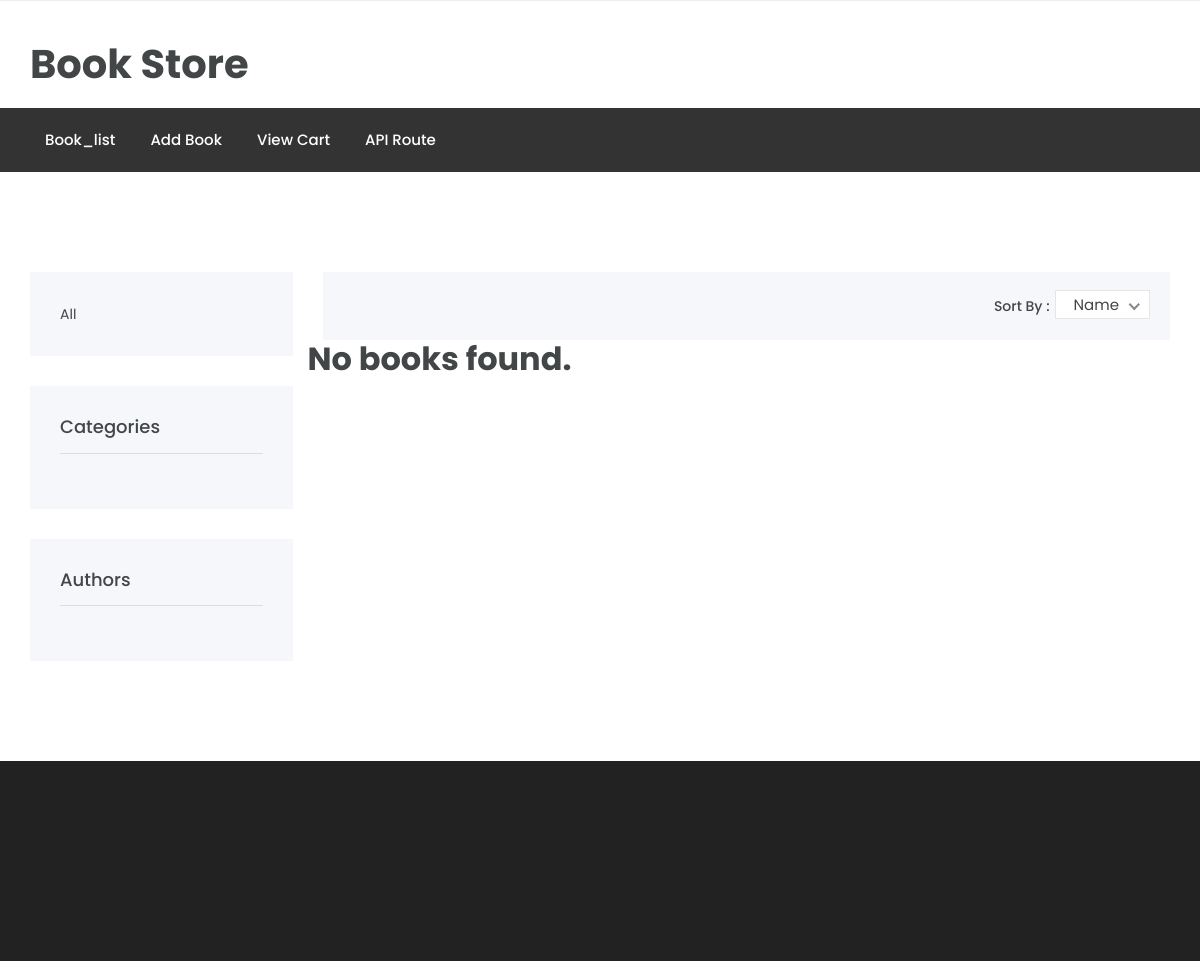
/?category=1, run on an earlier commit of the app's database.
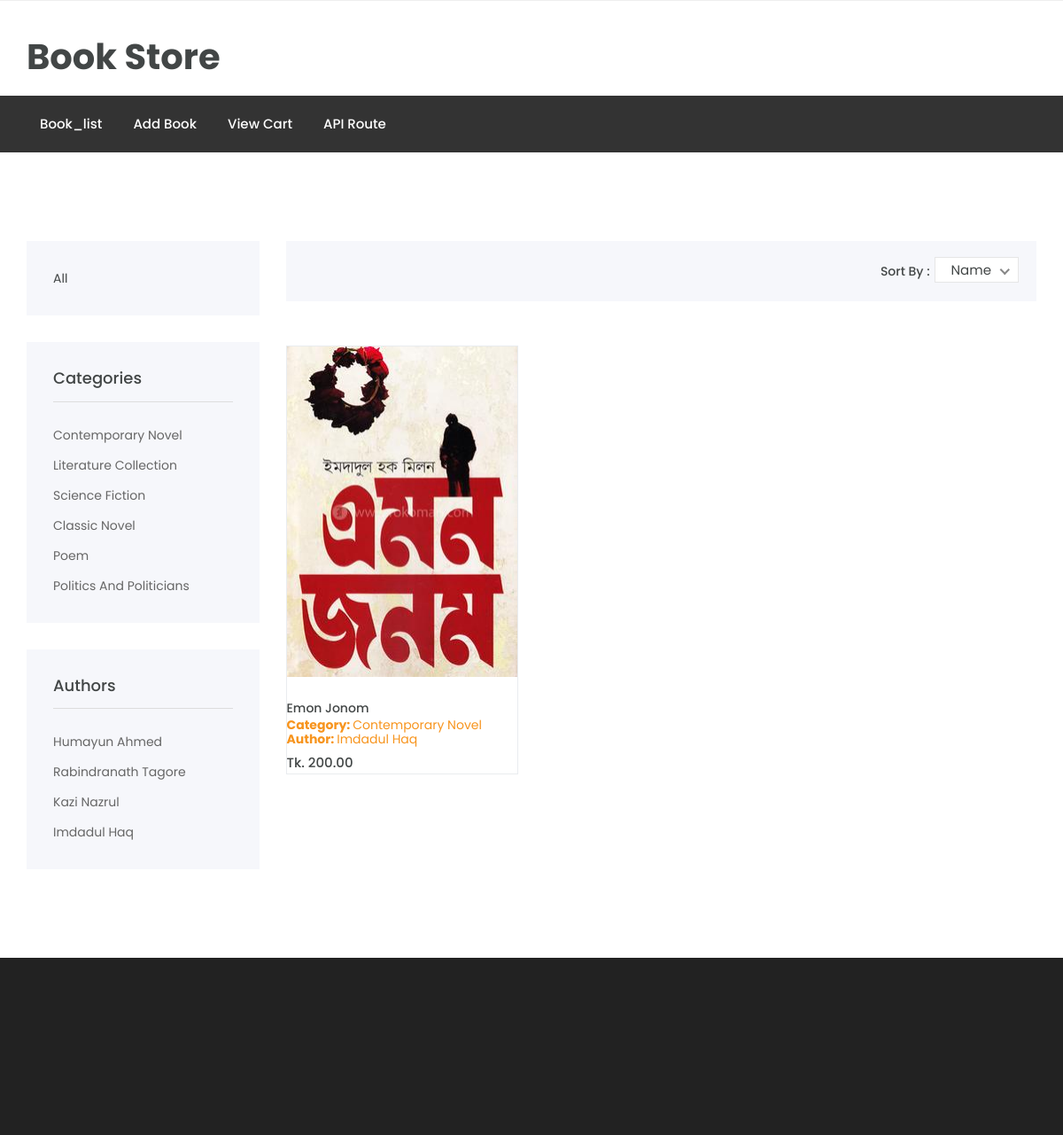
And on a later commit of the database.
### book/models.py (models this page shows, shortened)
class Category(models.Model):
	name = models.CharField(max_length = 100)

class Writer(models.Model):
	name = models.CharField(max_length = 100)
	bio = models.TextField()
	pic = models.FileField(upload_to = "writer/")

class Book(models.Model):
	writer = models.ForeignKey(Writer, on_delete = models.CASCADE)
	category = models.ForeignKey(Category, on_delete = models.CASCADE)
	name = models.CharField(max_length = 100)
	price = models.DecimalField(max_digits=8, decimal_places=2)
	stock = models.IntegerField()
	coverpage = models.FileField(upload_to = "coverpage/")
	description = models.TextField()

### book/views.py (the view)
# urls.py: path("", views.book_list, name='book_list'),
def book_list(request):
    categories = Category.objects.all()
    writers = Writer.objects.all()
    books = Book.objects.all()
    category_id = request.GET.get('category')
    writer_id = request.GET.get('writer')
    if category_id:
        books = books.filter(category_id=category_id)
    if writer_id:
        books = books.filter(writer_id=writer_id)
    context = {
        'books': books,
        'categories': categories,
        'writers': writers,
    }
    return render(request, 'index.html', context)

### book/templates/index.html (shortened to what this page needs)
{% extends 'base.html' %}
{% load static %}
{% block content %}
		<section class="product-area shop-sidebar shop section">
			<div class="container">
				<div class="row">
					<div class="col-lg-3 col-md-4 col-12">
						<div class="shop-sidebar">
								<div class="single-widget category">
									<a href="{% url 'book_list' %}">All</a>
								</div>
								<div class="single-widget category">
									<h3 class="title">Categories</h3>
									<ul class="categor-list">
										{% for category in categories %}
										<li>
											<a href="{% url 'book_list' %}?category={{ category.id }}">{{ category.name }}</a>
										</li>
										{% endfor %}
									</ul>
								</div>
								<div class="single-widget category">
									<h3 class="title">Authors</h3>
									<ul class="categor-list">
										{% for writer in writers %}
										<li>
											<a href="{% url 'book_list' %}?writer={{ writer.id }}">{{ writer.name }}</a>
										</li>
										{% endfor %}
									</ul>
								</div>
						</div>
					</div>
					<div class="col-lg-9 col-md-8 col-12">
						<div class="row">
							<div class="col-12">
								<div class="shop-top">
									<div class="shop-shorter float-right">
										<div class="single-shorter">
											<label>Sort By :</label>
										</div>
									</div>
								</div>
							</div>
						</div>
						<div class="row">
							{% for book in books %}
							<div class="col-lg-4 col-md-6 col-12">
								<div class="single-product border">
									<div class="product-img">
										<a href="product-details.html">
											<img class="default-img" src="{{ book.coverpage.url }}" alt="#">
										</a>
									</div>
									<div class="product-content">
										<h3><a href="product-details.html">{{ book.name }}</a></h3>
										<h6 style="color: #f7941d; font-size:14px;">Category: <a href="product-details.html">{{ book.category.name }}</a></h6>
										<h6 style="color: #f7941d; font-size:14px;">Author: <a href="product-details.html">{{ book.writer.name }}</a></h6>
										<div class="product-price">
											<span>Tk. {{ book.price }}</span>
										</div>
									</div>
								</div>
							</div>
							{% empty %}
            				<h2>No books found.</h2>
        					{% endfor %}
						</div>
					</div>
				</div>
			</div>
		</section>
{% endblock %}

### book/templates/base.html (shortened to what this page needs)
<!DOCTYPE html>
{% load static %}
<html lang="zxx">
<head>
	<link rel="stylesheet" href="{% static 'css/bootstrap.css' %}">
    <link rel="stylesheet" href="{% static 'css/magnific-popup.min.css' %}">
    <link rel="stylesheet" href="{% static 'css/font-awesome.css' %}">
	<link rel="stylesheet" href="{% static 'css/jquery.fancybox.min.css' %}">
    <link rel="stylesheet" href="{% static 'css/themify-icons.css' %}">
    <link rel="stylesheet" href="{% static 'css/jquery-ui.css' %}">
    <link rel="stylesheet" href="{% static 'css/niceselect.css' %}">
    <link rel="stylesheet" href="{% static 'css/animate.css' %}">
    <link rel="stylesheet" href="{% static 'css/flex-slider.min.css' %}">
    <link rel="stylesheet" href="{% static 'css/owl-carousel.css' %}">
    <link rel="stylesheet" href="{% static 'css/slicknav.min.css' %}">
	<link rel="stylesheet" href="{% static 'css/reset.css' %}">
	<link rel="stylesheet" href="{% static 'css/style.css' %}">
	<link rel="stylesheet" href="{% static 'css/responsive.css' %}">
</head>
<body>
		<header class="header shop">
			<div class="middle-inner">
				<div class="container">
					<div class="row">
						<div class="col-auto">
							<div class="logo">
								<a href="{% url 'book_list' %}">
									<h1>Book Store</h1>
								</a>
							</div>
						</div>
					</div>
				</div>
			</div>
			<div class="header-inner">
				<div class="container">
					<div class="cat-nav-head">
						<div class="row">
							<div class="col-12">
								<div class="menu-area">
									<nav class="navbar navbar-expand-lg">
										<div class="navbar-collapse">
											<div class="nav-inner">
												<ul class="nav main-menu menu navbar-nav">
													<li><a href="{% url 'book_list' %}">book_list</a></li>
													<li><a href="{% url 'add_book' %}">Add Book</a></li>
													<li><a href="{% url 'cart' %}">View Cart</a></li>
													<li><a href="/api/">API Route</a></li>
												</ul>
											</div>
										</div>
									</nav>
								</div>
							</div>
						</div>
					</div>
				</div>
			</div>
		</header>
    {% block content %}    {% endblock content %}
		<footer class="footer">
			<div class="footer-top section">
			</div>
		</footer>
</body>
</html>

What changed in the data, as far as the page shows it:
added Category: name "Contemporary Novel"
added Category: name "Literature Collection"
added Category: name "Science Fiction"
added Category: name "Classic Novel"
added Category: name "Poem"
added Category: name "Politics And Politicians"
added Writer: name "Humayun Ahmed"
added Writer: name "Rabindranath Tagore"
added Writer: name "Kazi Nazrul"
added Writer: name "Imdadul Haq"
added Book: coverpage (picture), name "Emon Jonom", category.name "Contemporary Novel", writer.name "Imdadul Haq", price "200.00"
Also different on the page:
text no longer shown: "No books found."
